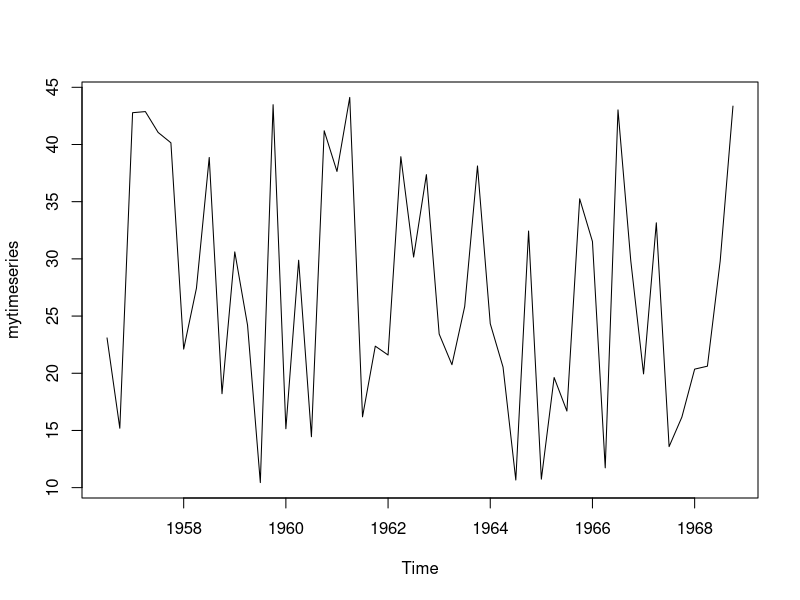

This chart was generated by the following R code:
#random uniform data between 10 to 45
mydata = runif(n = 50, min = 10, max = 45)

#packing into a quarterly time series
mytimeseries = ts(data = mydata, start = c(1956,3), frequency = 4)

plot(mytimeseries)

class(mydata)

class(mytimeseries)

class(lynx)

#a typical mts data set
class(EuStockMarkets); head(EuStockMarkets)
